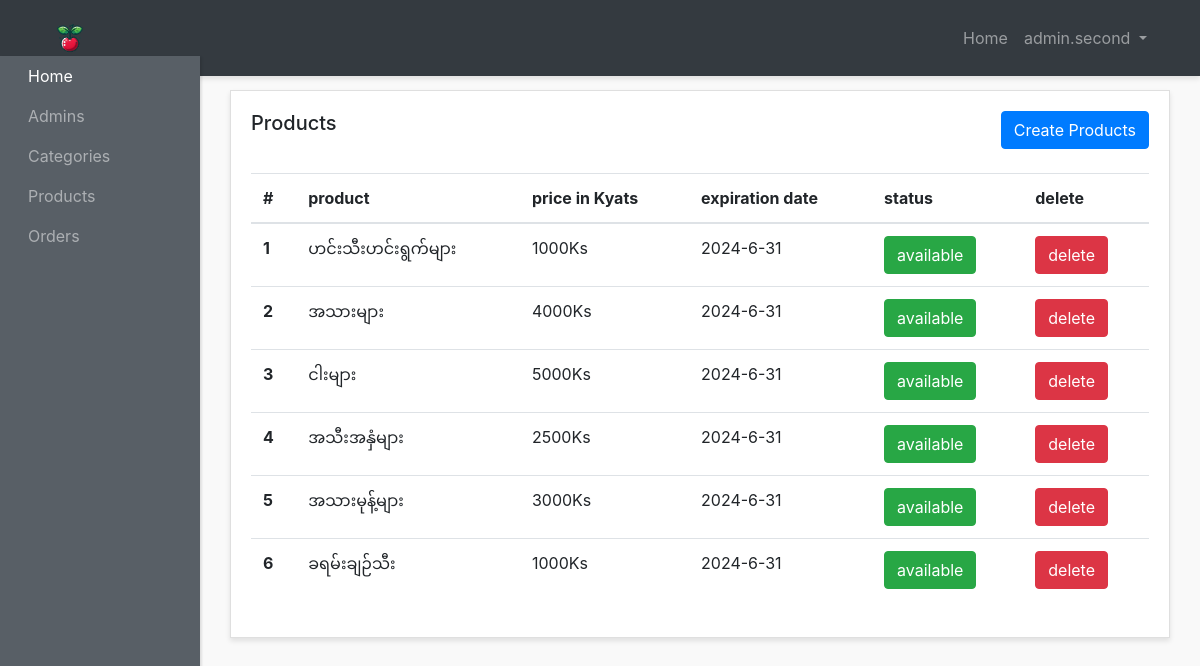
The app's page /admin-panel/products-admins/show-products.php (signed in) with its own data.
### tables this page shows
CREATE TABLE `products` (
    `id` int(3) NOT NULL,
    `title` varchar(200) NOT NULL,
    `description` text NOT NULL,
    `price` varchar(10) NOT NULL,
    `quantity` int(3) NOT NULL DEFAULT 1,
    `image` varchar(200) NOT NULL,
    `exp_date` varchar(200) NOT NULL,
    `category_id` int(3) NOT NULL,
    `status` int(1) NOT NULL DEFAULT 1,
    `created_at` timestamp NOT NULL DEFAULT current_timestamp(),
    Foreign key (category_id) references categories(id)
);

### admin-panel/products-admins/show-products.php (the view, shortened to what this page needs)
<?php require "../layouts/header.php"; ?>
<?php require "../../config/config.php"; ?>
<?php
$products = $conn->query("SELECT * FROM products");
$products->execute();
$allProducts = $products->fetchAll(PDO::FETCH_OBJ);
?>
<div class="row">
  <div class="col">
    <div class="card">
      <div class="card-body">
        <h5 class="card-title mb-4 d-inline">Products</h5>
        <a href="<?php echo ADMINURL; ?>/products-admins/create-products.php" class="btn btn-primary mb-4 text-center float-right">Create Products</a>
        <table class="table">
          <thead>
            <tr>
              <th scope="col">#</th>
              <th scope="col">product</th>
              <th scope="col">price in Kyats</th>
              <th scope="col">expiration date</th>
              <th scope="col">status</th>
              <th scope="col">delete</th>
            </tr>
          </thead>
          <tbody>
            <?php foreach ($allProducts as $product) : ?>
              <tr>
                <th scope="row"><?php echo $product->id; ?></th>
                <td><?php echo $product->title; ?></td>
                <td><?php echo $product->price; ?>Ks</td>
                <td><?php echo $product->exp_date; ?></td>
                <?php if ($product->status == 0) : ?>
                  <td><a href="<?php echo ADMINURL; ?>/products-admins/status.php?id=<?php echo $product->id; ?>&status=<?php echo $product->status; ?>" class="btn btn-danger  text-center ">unavailable</a></td>
                <?php else : ?>
                  <td><a href="<?php echo ADMINURL; ?>/products-admins/status.php?id=<?php echo $product->id; ?>&status=<?php echo $product->status; ?>" class="btn btn-success  text-center ">available</a></td>
                <?php endif; ?>
                <td><a href="<?php echo ADMINURL; ?>/products-admins/delete-products.php?id=<?php echo $product->id; ?>" class="btn btn-danger  text-center ">delete</a></td>
              </tr>
            <?php endforeach; ?>
          </tbody>
        </table>
      </div>
    </div>
  </div>
</div>
<?php require "../layouts/footer.php"; ?>

### admin-panel/styles/style.css (style rules this page uses)
body { background:#f9f9f9; }
.card { margin-bottom: 15px; border-radius:0; box-shadow: 0 3px 5px rgba(0,0,0,.1); }

### records on screen
products: id "1", title "ဟင်းသီးဟင်းရွက်များ", price "1000", exp_date "2024-6-31"
products: id "2", title "အသားများ", price "4000", exp_date "2024-6-31"
products: id "3", title "ငါးများ", price "5000", exp_date "2024-6-31"
products: id "4", title "အသီးအနှံများ", price "2500", exp_date "2024-6-31"
products: id "5", title "အသားမုန့်များ", price "3000", exp_date "2024-6-31"
products: id "6", title "ခရမ်းချဉ်သီး", price "1000", exp_date "2024-6-31"

### other values on screen
$_SESSION['adminname'] "admin.second"
